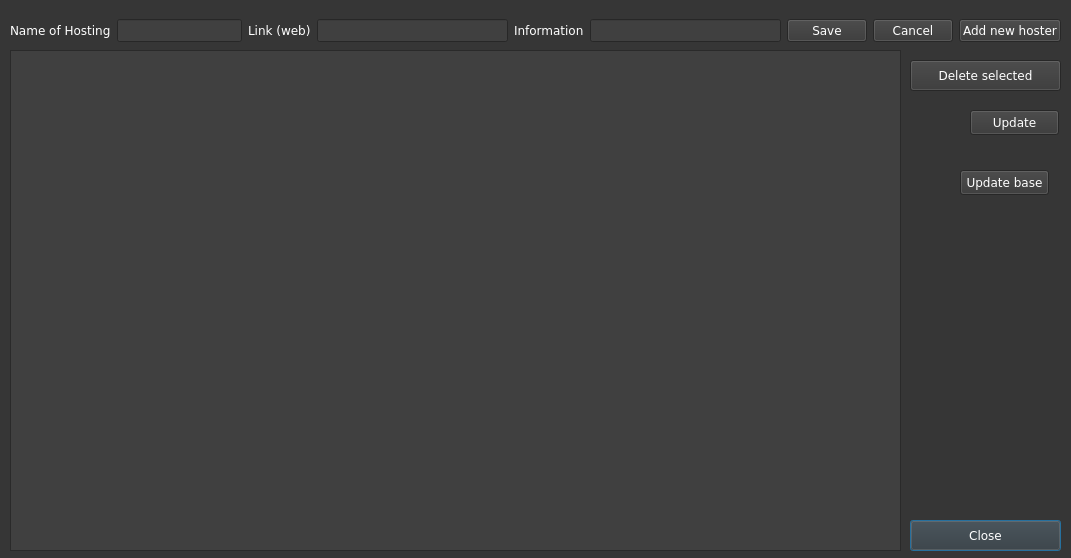
<?xml version="1.0" encoding="UTF-8"?>
<ui version="4.0">
 <class>editprv</class>
 <widget class="QDialog" name="editprv">
  <property name="windowModality">
   <enum>Qt::NonModal</enum>
  </property>
  <property name="geometry">
   <rect>
    <x>0</x>
    <y>0</y>
    <width>1071</width>
    <height>558</height>
   </rect>
  </property>
  <property name="palette">
   <palette>
    <active>
     <colorrole role="WindowText">
      <brush brushstyle="SolidPattern">
       <color alpha="255">
        <red>255</red>
        <green>255</green>
        <blue>255</blue>
       </color>
      </brush>
     </colorrole>
     <colorrole role="Button">
      <brush brushstyle="SolidPattern">
       <color alpha="255">
        <red>54</red>
        <green>54</green>
        <blue>54</blue>
       </color>
      </brush>
     </colorrole>
     <colorrole role="Light">
      <brush brushstyle="SolidPattern">
       <color alpha="255">
        <red>81</red>
        <green>81</green>
        <blue>81</blue>
       </color>
      </brush>
     </colorrole>
     <colorrole role="Midlight">
      <brush brushstyle="SolidPattern">
       <color alpha="255">
        <red>67</red>
        <green>67</green>
        <blue>67</blue>
       </color>
      </brush>
     </colorrole>
     <colorrole role="Dark">
      <brush brushstyle="SolidPattern">
       <color alpha="255">
        <red>27</red>
        <green>27</green>
        <blue>27</blue>
       </color>
      </brush>
     </colorrole>
     <colorrole role="Mid">
      <brush brushstyle="SolidPattern">
       <color alpha="255">
        <red>36</red>
        <green>36</green>
        <blue>36</blue>
       </color>
      </brush>
     </colorrole>
     <colorrole role="Text">
      <brush brushstyle="SolidPattern">
       <color alpha="255">
        <red>255</red>
        <green>255</green>
        <blue>255</blue>
       </color>
      </brush>
     </colorrole>
     <colorrole role="BrightText">
      <brush brushstyle="SolidPattern">
       <color alpha="255">
        <red>255</red>
        <green>255</green>
        <blue>255</blue>
       </color>
      </brush>
     </colorrole>
     <colorrole role="ButtonText">
      <brush brushstyle="SolidPattern">
       <color alpha="255">
        <red>255</red>
        <green>255</green>
        <blue>255</blue>
       </color>
      </brush>
     </colorrole>
     <colorrole role="Base">
      <brush brushstyle="SolidPattern">
       <color alpha="255">
        <red>64</red>
        <green>64</green>
        <blue>64</blue>
       </color>
      </brush>
     </colorrole>
     <colorrole role="Window">
      <brush brushstyle="SolidPattern">
       <color alpha="255">
        <red>54</red>
        <green>54</green>
        <blue>54</blue>
       </color>
      </brush>
     </colorrole>
     <colorrole role="Shadow">
      <brush brushstyle="SolidPattern">
       <color alpha="255">
        <red>0</red>
        <green>0</green>
        <blue>0</blue>
       </color>
      </brush>
     </colorrole>
     <colorrole role="AlternateBase">
      <brush brushstyle="SolidPattern">
       <color alpha="255">
        <red>27</red>
        <green>27</green>
        <blue>27</blue>
       </color>
      </brush>
     </colorrole>
     <colorrole role="ToolTipBase">
      <brush brushstyle="SolidPattern">
       <color alpha="255">
        <red>255</red>
        <green>255</green>
        <blue>220</blue>
       </color>
      </brush>
     </colorrole>
     <colorrole role="ToolTipText">
      <brush brushstyle="SolidPattern">
       <color alpha="255">
        <red>0</red>
        <green>0</green>
        <blue>0</blue>
       </color>
      </brush>
     </colorrole>
    </active>
    <inactive>
     <colorrole role="WindowText">
      <brush brushstyle="SolidPattern">
       <color alpha="255">
        <red>255</red>
        <green>255</green>
        <blue>255</blue>
       </color>
      </brush>
     </colorrole>
     <colorrole role="Button">
      <brush brushstyle="SolidPattern">
       <color alpha="255">
        <red>54</red>
        <green>54</green>
        <blue>54</blue>
       </color>
      </brush>
     </colorrole>
     <colorrole role="Light">
      <brush brushstyle="SolidPattern">
       <color alpha="255">
        <red>81</red>
        <green>81</green>
        <blue>81</blue>
       </color>
      </brush>
     </colorrole>
     <colorrole role="Midlight">
      <brush brushstyle="SolidPattern">
       <color alpha="255">
        <red>67</red>
        <green>67</green>
        <blue>67</blue>
       </color>
      </brush>
     </colorrole>
     <colorrole role="Dark">
      <brush brushstyle="SolidPattern">
       <color alpha="255">
        <red>27</red>
        <green>27</green>
        <blue>27</blue>
       </color>
      </brush>
     </colorrole>
     <colorrole role="Mid">
      <brush brushstyle="SolidPattern">
       <color alpha="255">
        <red>36</red>
        <green>36</green>
        <blue>36</blue>
       </color>
      </brush>
     </colorrole>
     <colorrole role="Text">
      <brush brushstyle="SolidPattern">
       <color alpha="255">
        <red>255</red>
        <green>255</green>
        <blue>255</blue>
       </color>
      </brush>
     </colorrole>
     <colorrole role="BrightText">
      <brush brushstyle="SolidPattern">
       <color alpha="255">
        <red>255</red>
        <green>255</green>
        <blue>255</blue>
       </color>
      </brush>
     </colorrole>
     <colorrole role="ButtonText">
      <brush brushstyle="SolidPattern">
       <color alpha="255">
        <red>255</red>
        <green>255</green>
        <blue>255</blue>
       </color>
      </brush>
     </colorrole>
     <colorrole role="Base">
      <brush brushstyle="SolidPattern">
       <color alpha="255">
        <red>64</red>
        <green>64</green>
        <blue>64</blue>
       </color>
      </brush>
     </colorrole>
     <colorrole role="Window">
      <brush brushstyle="SolidPattern">
       <color alpha="255">
        <red>54</red>
        <green>54</green>
        <blue>54</blue>
       </color>
      </brush>
     </colorrole>
     <colorrole role="Shadow">
      <brush brushstyle="SolidPattern">
       <color alpha="255">
        <red>0</red>
        <green>0</green>
        <blue>0</blue>
       </color>
      </brush>
     </colorrole>
     <colorrole role="AlternateBase">
      <brush brushstyle="SolidPattern">
       <color alpha="255">
        <red>27</red>
        <green>27</green>
        <blue>27</blue>
       </color>
      </brush>
     </colorrole>
     <colorrole role="ToolTipBase">
      <brush brushstyle="SolidPattern">
       <color alpha="255">
        <red>255</red>
        <green>255</green>
        <blue>220</blue>
       </color>
      </brush>
     </colorrole>
     <colorrole role="ToolTipText">
      <brush brushstyle="SolidPattern">
       <color alpha="255">
        <red>0</red>
        <green>0</green>
        <blue>0</blue>
       </color>
      </brush>
     </colorrole>
    </inactive>
    <disabled>
     <colorrole role="WindowText">
      <brush brushstyle="SolidPattern">
       <color alpha="255">
        <red>27</red>
        <green>27</green>
        <blue>27</blue>
       </color>
      </brush>
     </colorrole>
     <colorrole role="Button">
      <brush brushstyle="SolidPattern">
       <color alpha="255">
        <red>54</red>
        <green>54</green>
        <blue>54</blue>
       </color>
      </brush>
     </colorrole>
     <colorrole role="Light">
      <brush brushstyle="SolidPattern">
       <color alpha="255">
        <red>81</red>
        <green>81</green>
        <blue>81</blue>
       </color>
      </brush>
     </colorrole>
     <colorrole role="Midlight">
      <brush brushstyle="SolidPattern">
       <color alpha="255">
        <red>67</red>
        <green>67</green>
        <blue>67</blue>
       </color>
      </brush>
     </colorrole>
     <colorrole role="Dark">
      <brush brushstyle="SolidPattern">
       <color alpha="255">
        <red>27</red>
        <green>27</green>
        <blue>27</blue>
       </color>
      </brush>
     </colorrole>
     <colorrole role="Mid">
      <brush brushstyle="SolidPattern">
       <color alpha="255">
        <red>36</red>
        <green>36</green>
        <blue>36</blue>
       </color>
      </brush>
     </colorrole>
     <colorrole role="Text">
      <brush brushstyle="SolidPattern">
       <color alpha="255">
        <red>27</red>
        <green>27</green>
        <blue>27</blue>
       </color>
      </brush>
     </colorrole>
     <colorrole role="BrightText">
      <brush brushstyle="SolidPattern">
       <color alpha="255">
        <red>255</red>
        <green>255</green>
        <blue>255</blue>
       </color>
      </brush>
     </colorrole>
     <colorrole role="ButtonText">
      <brush brushstyle="SolidPattern">
       <color alpha="255">
        <red>27</red>
        <green>27</green>
        <blue>27</blue>
       </color>
      </brush>
     </colorrole>
     <colorrole role="Base">
      <brush brushstyle="SolidPattern">
       <color alpha="255">
        <red>54</red>
        <green>54</green>
        <blue>54</blue>
       </color>
      </brush>
     </colorrole>
     <colorrole role="Window">
      <brush brushstyle="SolidPattern">
       <color alpha="255">
        <red>54</red>
        <green>54</green>
        <blue>54</blue>
       </color>
      </brush>
     </colorrole>
     <colorrole role="Shadow">
      <brush brushstyle="SolidPattern">
       <color alpha="255">
        <red>0</red>
        <green>0</green>
        <blue>0</blue>
       </color>
      </brush>
     </colorrole>
     <colorrole role="AlternateBase">
      <brush brushstyle="SolidPattern">
       <color alpha="255">
        <red>54</red>
        <green>54</green>
        <blue>54</blue>
       </color>
      </brush>
     </colorrole>
     <colorrole role="ToolTipBase">
      <brush brushstyle="SolidPattern">
       <color alpha="255">
        <red>255</red>
        <green>255</green>
        <blue>220</blue>
       </color>
      </brush>
     </colorrole>
     <colorrole role="ToolTipText">
      <brush brushstyle="SolidPattern">
       <color alpha="255">
        <red>0</red>
        <green>0</green>
        <blue>0</blue>
       </color>
      </brush>
     </colorrole>
    </disabled>
   </palette>
  </property>
  <property name="font">
   <font>
    <family>Verdana</family>
   </font>
  </property>
  <property name="windowTitle">
   <string>Edit Hosters</string>
  </property>
  <property name="locale">
   <locale language="English" country="UnitedStates"/>
  </property>
  <widget class="QPushButton" name="pushButton">
   <property name="geometry">
    <rect>
     <x>910</x>
     <y>520</y>
     <width>151</width>
     <height>31</height>
    </rect>
   </property>
   <property name="text">
    <string>Close</string>
   </property>
  </widget>
  <widget class="QWidget" name="horizontalLayoutWidget">
   <property name="geometry">
    <rect>
     <x>10</x>
     <y>10</y>
     <width>1051</width>
     <height>41</height>
    </rect>
   </property>
   <layout class="QHBoxLayout" name="horizontalLayout">
    <item>
     <widget class="QLabel" name="label">
      <property name="text">
       <string>Name of Hosting</string>
      </property>
     </widget>
    </item>
    <item>
     <widget class="QLineEdit" name="lineEdit_1">
      <property name="sizePolicy">
       <sizepolicy hsizetype="Fixed" vsizetype="Fixed">
        <horstretch>0</horstretch>
        <verstretch>0</verstretch>
       </sizepolicy>
      </property>
      <property name="maxLength">
       <number>50</number>
      </property>
     </widget>
    </item>
    <item>
     <widget class="QLabel" name="label_2">
      <property name="text">
       <string>Link (web)</string>
      </property>
     </widget>
    </item>
    <item>
     <widget class="QLineEdit" name="lineEdit_2">
      <property name="maxLength">
       <number>50</number>
      </property>
     </widget>
    </item>
    <item>
     <widget class="QLabel" name="label_3">
      <property name="text">
       <string>Information</string>
      </property>
     </widget>
    </item>
    <item>
     <widget class="QLineEdit" name="lineEdit_3">
      <property name="sizePolicy">
       <sizepolicy hsizetype="Expanding" vsizetype="Fixed">
        <horstretch>0</horstretch>
        <verstretch>0</verstretch>
       </sizepolicy>
      </property>
      <property name="maxLength">
       <number>150</number>
      </property>
      <property name="frame">
       <bool>true</bool>
      </property>
     </widget>
    </item>
    <item>
     <widget class="QPushButton" name="save_btn">
      <property name="text">
       <string>Save</string>
      </property>
      <property name="icon">
       <iconset>
        <normalon>:/img/m3.png</normalon>
       </iconset>
      </property>
     </widget>
    </item>
    <item>
     <widget class="QPushButton" name="cancel_edit">
      <property name="text">
       <string>Cancel</string>
      </property>
     </widget>
    </item>
    <item>
     <widget class="QPushButton" name="edit_btn">
      <property name="text">
       <string>Add new hoster</string>
      </property>
      <property name="icon">
       <iconset>
        <normalon>:/img/m7.png</normalon>
       </iconset>
      </property>
     </widget>
    </item>
   </layout>
  </widget>
  <widget class="QTableView" name="tableView">
   <property name="geometry">
    <rect>
     <x>10</x>
     <y>50</y>
     <width>891</width>
     <height>501</height>
    </rect>
   </property>
   <property name="showDropIndicator" stdset="0">
    <bool>false</bool>
   </property>
   <attribute name="verticalHeaderVisible">
    <bool>false</bool>
   </attribute>
  </widget>
  <widget class="QPushButton" name="pushButton_3">
   <property name="geometry">
    <rect>
     <x>970</x>
     <y>110</y>
     <width>89</width>
     <height>25</height>
    </rect>
   </property>
   <property name="focusPolicy">
    <enum>Qt::NoFocus</enum>
   </property>
   <property name="text">
    <string>Update</string>
   </property>
  </widget>
  <widget class="QPushButton" name="pushButton_2">
   <property name="geometry">
    <rect>
     <x>910</x>
     <y>60</y>
     <width>151</width>
     <height>31</height>
    </rect>
   </property>
   <property name="text">
    <string>Delete selected</string>
   </property>
   <property name="icon">
    <iconset>
     <normalon>:/img/m6.png</normalon>
    </iconset>
   </property>
  </widget>
  <widget class="QPushButton" name="upd_all_base">
   <property name="geometry">
    <rect>
     <x>960</x>
     <y>170</y>
     <width>89</width>
     <height>25</height>
    </rect>
   </property>
   <property name="focusPolicy">
    <enum>Qt::NoFocus</enum>
   </property>
   <property name="text">
    <string>Update base</string>
   </property>
  </widget>
 </widget>
 <tabstops>
  <tabstop>lineEdit_1</tabstop>
  <tabstop>lineEdit_2</tabstop>
  <tabstop>lineEdit_3</tabstop>
  <tabstop>save_btn</tabstop>
  <tabstop>cancel_edit</tabstop>
  <tabstop>edit_btn</tabstop>
  <tabstop>pushButton_2</tabstop>
  <tabstop>tableView</tabstop>
  <tabstop>pushButton</tabstop>
  <tabstop>upd_all_base</tabstop>
  <tabstop>pushButton_3</tabstop>
 </tabstops>
 <resources/>
 <connections/>
</ui>
